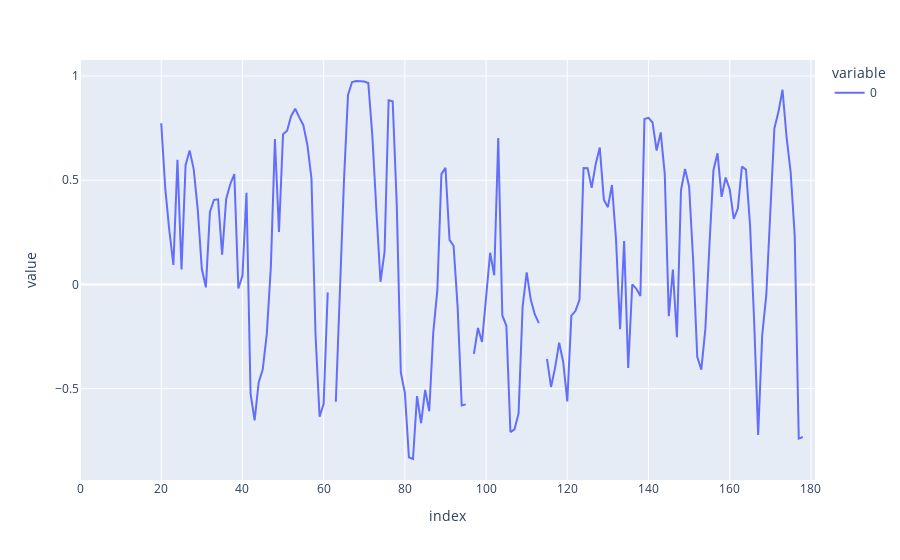

Notebook code cell kept with this figure:
### Code cell
g = px.line(data_rolling_median)
g.show()

### Figure 1 — Plotly figure (JSON) as saved in the notebook; plotly's stock layout.template omitted (floating-point values rounded to 4 significant figures; data arrays with more than 128 entries replaced by an {"elided": "..."} marker saying what was removed)
{"data": [{"hovertemplate": "variable=0<br>index=%{x}<br>value=%{y}<extra></extra>", "legendgroup": "0", "line": {"color": "#636efa", "dash": "solid"}, "marker": {"symbol": "circle"}, "mode": "lines", "name": "0", "orientation": "v", "showlegend": true, "type": "scatter", "x": {"elided": "182 int values"}, "xaxis": "x", "y": {"elided": "182 float values"}, "yaxis": "y"}], "layout": {"legend": {"title": {"text": "variable"}, "tracegroupgap": 0}, "margin": {"t": 60}, "xaxis": {"anchor": "y", "domain": [0, 1], "title": {"text": "index"}}, "yaxis": {"anchor": "x", "domain": [0, 1], "title": {"text": "value"}}}}
